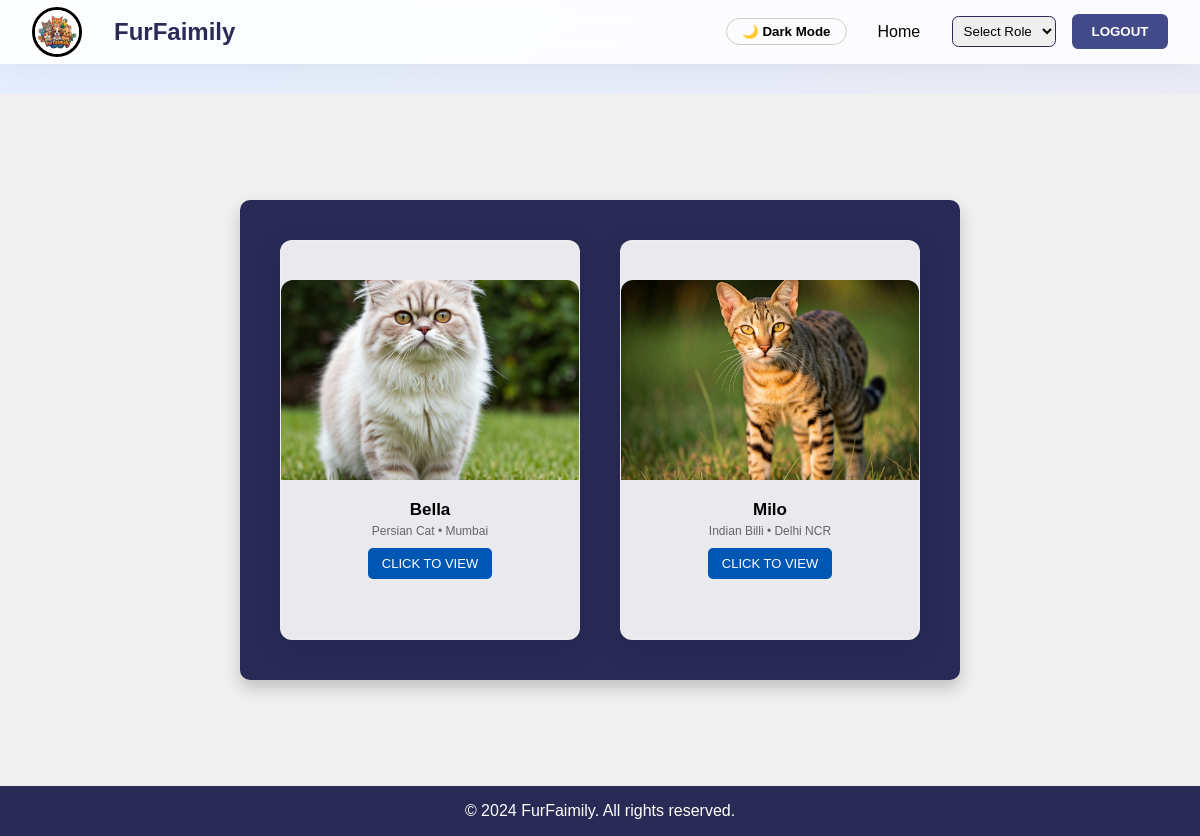
/Cat.php, run on the app's committed database.
### tables this page shows
CREATE TABLE pets (
  id INTEGER PRIMARY KEY AUTOINCREMENT,
  name VARCHAR(100) NOT NULL,
  category VARCHAR(50) NOT NULL,
  status VARCHAR(50) DEFAULT "available",
  trait_tag VARCHAR(50) DEFAULT "family"
, breed TEXT DEFAULT "Mixed Breed", age TEXT DEFAULT "1 Year", vaccinated INTEGER DEFAULT 1, neutered INTEGER DEFAULT 1, dewormed INTEGER DEFAULT 1, city TEXT DEFAULT "Delhi NCR", image TEXT DEFAULT "Img/Img/persian.jpeg", description TEXT DEFAULT "Affectionate, playful, and looking for a loving home.");

### Cat.php (the view, shortened to what this page needs)
<?php
require_once 'db.php';
$stmt = $pdo->prepare("SELECT * FROM pets WHERE category='Cat'");
$stmt->execute();
$cats = $stmt->fetchAll();
?>
<!DOCTYPE html>
<html lang="en">
<head>
    <link rel="stylesheet" href="CSS/Cat.css">
    <link rel="stylesheet" href="CSS/dark-mode.css">
    <link rel="stylesheet" href="CSS/premium.css">
</head>
<body>
    <nav class="nav-bar">
        <div class="nav-left">
            <img src="Img/Img/Gemini_Generated_Image_2vj2pb2vj2pb2vj2 (1).jpeg" alt="FurFaimily Logo" class="nav-logo">
            <h1>FurFaimily</h1>
        </div>
        <div class="nav-right">
            <div class="nav-links">
                <button id="dark-mode-toggle" class="dark-toggle">🌙 Dark Mode</button>
                <a href="index.php">Home</a>
                <select id="user-type" onchange="navigateToPage(this.value)">
                    <option value="" disabled selected>Select Role</option>
                </select>
                <button id="btn-logout" onclick="logOut()">LOGOUT</button>
            </div>
        </div>
    </nav>
    <div class="container">
        <div class="card-container">
            <?php if (count($cats) > 0): ?>
                <?php foreach ($cats as $cat): ?>
                <div class="card" onclick="flipCard(this)">
                    <div class="card-inner">
                        <div class="card-front">
                            <img src="<?php echo htmlspecialchars(!empty($cat['image']) ? $cat['image'] : 'Img/Img/persian.jpeg'); ?>" alt="<?php echo htmlspecialchars($cat['name']); ?>" class="card-img" style="object-fit:cover;">
                            <div class="card-content">
                                <h3 style="font-size:17px; margin-bottom:4px;"><?php echo htmlspecialchars($cat['name']); ?></h3>
                                <p style="font-size:12px; color:#666; margin-bottom:10px;"><?php echo htmlspecialchars($cat['breed'] ?? 'Cat'); ?> &bull; <?php echo htmlspecialchars($cat['city'] ?? 'Delhi'); ?></p>
                                <button class="card-button" style="padding:8px 14px; font-size:13px;">CLICK TO VIEW</button>
                            </div>
                        </div>
                        <div class="card-back" style="padding:15px;">
                            <h3 style="font-size:18px; margin-bottom:4px;"><?php echo htmlspecialchars($cat['name']); ?></h3>
                            <p style="font-size:12px; opacity:0.9;"><?php echo htmlspecialchars($cat['breed'] ?? 'Cat'); ?> (<?php echo htmlspecialchars($cat['age'] ?? '1Y'); ?>)</p>
                            <span style="background:rgba(255,255,255,0.2); padding:2px 8px; border-radius:10px; font-size:11px; margin: 4px 0;">✓ 100% Vaccinated</span>
                            <p style="font-size:12px; margin:6px 0;"><?php echo htmlspecialchars($cat['trait_tag'] ?? 'A wonderful companion!'); ?></p>
                            <a href="adopt.php?id=<?php echo $cat['id']; ?>" onclick="event.stopPropagation();" style="display:inline-block; margin-top:8px; padding:6px 14px; background:#ff6b6b; color:#fff; border-radius:6px; text-decoration:none; font-weight:bold; font-size:12px;">Adopt Me</a>
                        </div>
                    </div>
                </div>
                <?php endforeach; ?>
            <?php else: ?>
                <p style="text-align:center; width:100%; font-size:18px;">No cats available right now.</p>
            <?php endif; ?>
        </div>
    </div>
    <footer class="footer">
        <p>&copy; 2024 FurFaimily. All rights reserved.</p>
    </footer>
</body>
</html>

### CSS/Cat.css (style rules this page uses)
:root { --color-primary: #292a56; --color-secondary: #424a8a; --color-primary-light: #424a8a48; --color-black: #000000; --color-white: #ffffff; }
* { margin: 0; padding: 0; box-sizing: border-box; font-family: sans-serif; }
.nav-bar { width: 100vw; height: 4rem; border-bottom: 1px solid var(--color-black); background-color: var(--color-white); display: flex; align-items: center; justify-content: space-between; position: fixed; top: 0; left: 0; z-index: 1; }
.nav-logo { height: 50px; width: 50px; border-radius: 50%; border: 3px solid; object-fit: cover; }
.nav-left, .nav-right { display: flex; align-items: center; }
.nav-left { margin-left: 2rem; }
.nav-left h1 { color: var(--color-primary); margin-left: 2rem; }
.nav-right { margin-right: 2rem; }
.nav-links { display: flex; align-items: center; margin-left: 1rem; }
.nav-links a { text-decoration: none; color: var(--color-black); margin: 0 1rem; cursor: pointer; }
#user-type { padding: 0.4rem; margin: 0 1rem; border: 1px solid var(--color-primary); border-radius: 0.4rem; cursor: pointer; }
#btn-logout { width: 6rem; height: 2.2rem; border: 2px solid #424a8a; border-radius: 0.4rem; background-color: #424a8a; color: var(--color-white); font-weight: bold; cursor: pointer; }
.card-container { display: flex; justify-content: space-around; flex-wrap: wrap; padding: 20px; background-color: var(--color-primary); border-radius: 10px; box-shadow: 0 8px 16px rgba(0, 0, 0, 0.2); max-width: 1200px; margin: auto; }
.card { width: 300px; height: 400px; perspective: 1000px; margin: 20px; }
.card-inner { width: 100%; height: 100%; position: relative; transform-style: preserve-3d; transition: transform 0.6s; }
.card-front, .card-back { position: absolute; width: 100%; height: 100%; backface-visibility: hidden; border-radius: 12px; box-shadow: 0 4px 12px rgba(0, 0, 0, 0.15); display: flex; flex-direction: column; justify-content: center; align-items: center; text-align: center; }
.card-front { background-color: var(--color-white); }
.card-back { background-color: var(--color-secondary); color: var(--color-white); transform: rotateY(180deg); }
.card-img { width: 100%; height: 200px; object-fit: contain; border-top-left-radius: 12px; border-top-right-radius: 12px; }
.card-content { padding: 20px; }
.card-button { background-color: #0056b3; color: #ffffff; border: none; border-radius: 5px; padding: 12px 20px; cursor: pointer; transition: background-color 0.3s ease, transform 0.2s ease; font-size: 1rem; }
.container { display: flex; align-items: center; justify-content: center; padding: 6.6rem; background-color: #f0f0f0; margin-top: 1.9rem; }
.footer { background-color: var(--color-primary); color: var(--color-white); text-align: center; padding: 1rem; position: relative; bottom: 0; width: 100%; margin-top: auto; }

### CSS/dark-mode.css (style rules this page uses)
:root { --bg-primary: #ffffff; --text-primary: #333333; --bg-secondary: #f4f4f4; }
.dark-toggle { background: transparent; border: 1px solid #ccc; border-radius: 20px; padding: 5px 15px; cursor: pointer; font-weight: bold; margin-right: 15px; color: inherit; }

### CSS/premium.css (style rules this page uses)
:root { --primary: #ff6b6b; --primary-hover: #ff5252; --nav-bg: rgba(255, 255, 255, 0.85); --card-bg: rgba(255, 255, 255, 0.9); }
body { background: linear-gradient(-45deg, #f3e7e9, #e3eeff, #f3e7e9, #e3eeff); background-size: 400% 400%; animation: gradientBG 15s ease infinite; font-family: 'Inter', sans-serif; }
.nav-bar { background: var(--nav-bg) !important; backdrop-filter: blur(10px); -webkit-backdrop-filter: blur(10px); border-bottom: 1px solid rgba(255,255,255,0.1); box-shadow: 0 4px 30px rgba(0, 0, 0, 0.05); position: sticky; top: 0; z-index: 100; }
button, .btn, .btn-adopt { transition: all 0.3s cubic-bezier(0.4, 0, 0.2, 1) !important; transform: translateY(0); }
.card-front, .card-back, .quiz-container, .result-container, .success-box, .admin-box { background: var(--card-bg) !important; backdrop-filter: blur(10px); border: 1px solid rgba(255, 255, 255, 0.2); box-shadow: 0 8px 32px rgba(0, 0, 0, 0.1); }
.card { transition: transform 0.4s ease; }

### data on the page
pets: image (picture), name "Bella", breed "Persian Cat", city "Mumbai"
pets: image (picture), name "Milo", breed "Indian Billi", city "Delhi NCR"
